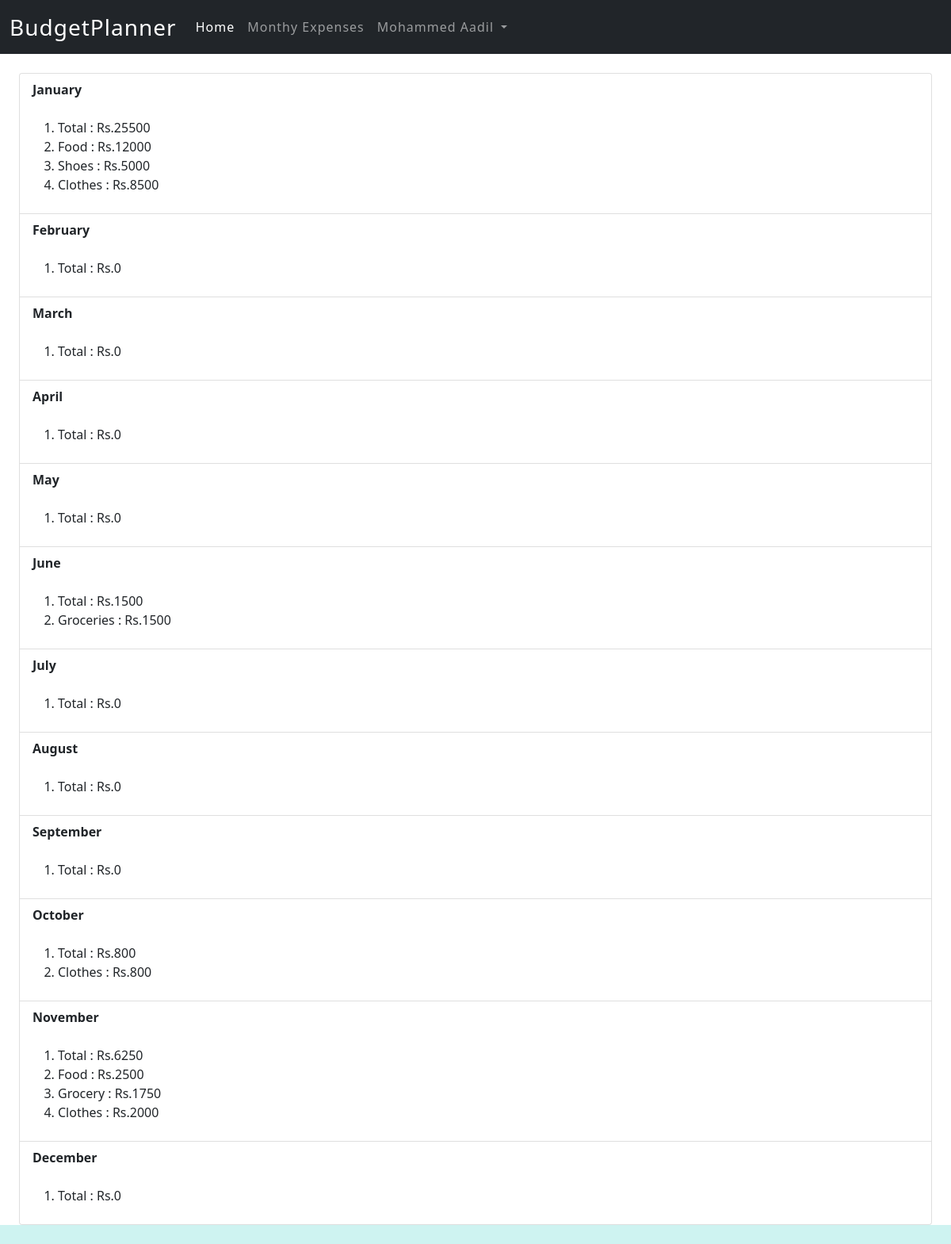
The page /expense/ (signed in) on the database its author committed.
### home/models.py (models this page shows)
class Budget(models.Model):
    id = models.IntegerField(null=False,auto_created=True,primary_key=True)
    user = models.ForeignKey(User,on_delete=models.CASCADE)
    date = models.DateField(null=False)
    category = models.CharField(max_length=100,null=False)
    description = models.CharField(max_length=100,null=True)
    cost = models.IntegerField(null=False)

### home/views.py (the view)
# urls.py: path('expense/',views.expenseview,name="Add Page")
def expenseview(request):
    yearorder = Budget.objects.filter(user=request.user)
    yearlist=[
        {"January":{'Total':0}},{"February":{'Total':0}},{"March":{'Total':0}},{"April":{'Total':0}},{"May":{'Total':0}},{"June ":{'Total':0}},{"July":{'Total':0}},{"August":{'Total':0}},{"September":{'Total':0}},{"October":{'Total':0}},{"November":{'Total':0}},{"December":{'Total':0}}
    ]
    for e in yearorder:
        if str(e.date)[0:4]=='2021':
            category=str(e.category).capitalize()
            price=e.cost
            month =list(yearlist[int(str(e.date)[5:7])-1].keys())[0]
            catcost={}
            if(category in list(yearlist[int(str(e.date)[5:7])-1][month].keys())):
                yearlist[int(str(e.date)[5:7])-1][month][category]+=price
                yearlist[int(str(e.date)[5:7])-1][month]['Total']+=price
            else:
                yearlist[int(str(e.date)[5:7])-1][month][category]=price
                yearlist[int(str(e.date)[5:7])-1][month]['Total']+=price
    return render(request,'Home/expensepage.html',{"yearcost":yearlist,"username":request.user.username})

### Templates/Home/expensepage.html (shortened to what this page needs)
{% load static %}
<!DOCTYPE html>
<html lang="en">
<head>
    <link rel="stylesheet" href="{% static 'css/css/bootstrap.css' %}">
    <link rel="stylesheet" href="{% static 'css/expensepagestyle.css' %}">
</head>
<body>
    <section>
        <nav class="navbar navbar-expand-lg navbar-dark bg-dark">
            <div class="container-fluid">
                <a class="navbar-brand" href="/">BudgetPlanner</a>
                <div class="collapse navbar-collapse" id="navbarNavDropdown">
                    <ul class="navbar-nav">
                        <li class="nav-item">
                            <a class="nav-link active" aria-current="page" href="/">Home</a>
                        </li>
                        <li class="nav-item">
                            <a class="nav-link" href="/expense">Monthy Expenses</a>
                        </li>
                        <li class="nav-item dropdown">
                            <a class="nav-link dropdown-toggle" href="#" id="navbarDropdown" role="button" data-bs-toggle="dropdown" aria-expanded="false">
                              {{username}}
                            </a>
                          </li>
                    </ul>
                </div>
            </div>
        </nav>
        <div class="list-group" style = "margin : 24px;">
            {% for e in yearcost %}
            {% for key,value in e.items %}
            <button type="button" class="list-group-item list-group-item-action" onclick="toPie('{{key}}')"><b>{{key}}</b>
                <br></br>
                <ol>
                {% for key1,value1 in value.items %}
                    <li>{{key1}} : Rs.{{value1}}</li>
                {% endfor %}
            </ol>
            </button>
            {% endfor %}
            {% endfor %}
        </div>
    </section>
</body>
</html>

### static/css/expensepagestyle.css (style rules this page uses)
html { margin: 0; padding: 0; background-color: #CEF3F1; font-family: 'Philosopher', sans-serif; letter-spacing: 1px; }

### rows shown on the page
Budget: category "Shoes", cost "5000"
Budget: category "Clothes", cost "8500"
Budget: category "Groceries", cost "1500"
Budget: category "Clothes", cost "800"
Budget: category "Clothes", cost "2000"

### other values the page prints
{{ username }} "Mohammed Aadil"
{{ key }} "January" "February" "March" "April" "May" "June" "July" "August" "September" "October" "November" "December"
{{ key1 }} "Total" "Food" "Total" "Total" "Total" "Total" "Total" "Total" "Total" "Total" "Total" "Total" "Food" "Grocery" "Total"
{{ value1 }} "25500" "12000" "0" "0" "0" "0" "1500" "0" "0" "0" "800" "6250" "2500" "1750" "0"
